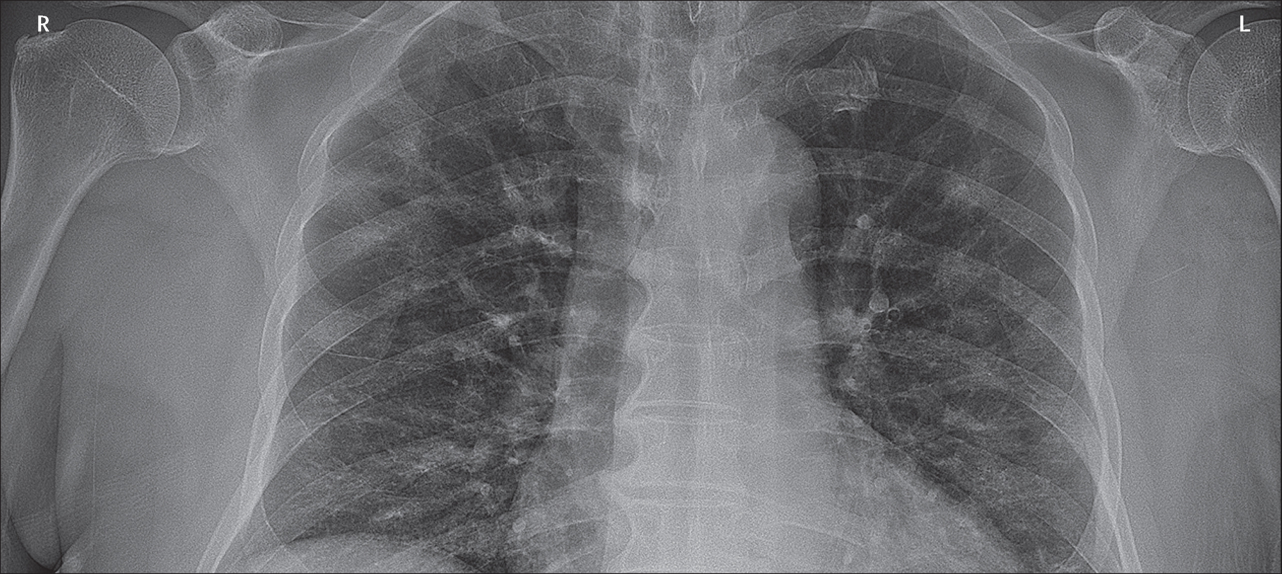
#> input picture Trabajo Final/COVID-19/1-s2.0-S0140673620303706-fx1_lrg.jpg, 2563 x 1148 px, found by its file name (shown at 1/2 size); its folder holds only this picture in this run
$ jupyter execute --allow-errors grid_searchs.ipynb
#> lines starting #> are read from the running program, lines starting #| are printed output that depends on the picture
#> `img = resize(img, (256, 256))`:
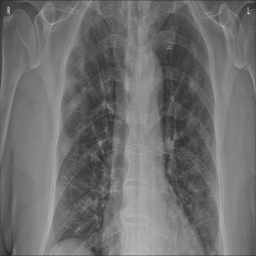
#> img: shape (256, 256) float64; min 0.14, max 0.802, mean 0.436
[cell 1]
import os
import numpy as np
from skimage.io import imread
from skimage.transform import resize
from sklearn.model_selection import train_test_split, GridSearchCV
from sklearn.svm import SVC
import os, shutil, gdown, zipfile
from sklearn.neighbors import KNeighborsClassifier
from sklearn.tree import DecisionTreeClassifier
from sklearn.naive_bayes import GaussianNB
from sklearn.ensemble import RandomForestClassifier

[cell 2]
# Crear directorio para almacenar los datos descargados
download_dir = "downloaded_data"
os.makedirs(download_dir, exist_ok = True)

url = "https://drive.google.com/uc?export=download&id=19ZgvHREcc3SGYST_Nczl5XiHHgwvFPbp"
output = download_dir + '/dataset-xray.zip'
#> (the rest of this cell did not finish here and is left out)

[cell 3]
# Definir las categorías
categories = ["COVID-19", "NEUMONIA", "NORMAL"]

# Cargar datos de las carpetas extraídas
data = []
label = []

print("Cargando datos...")
#> (the rest of this cell did not finish here and is left out)
